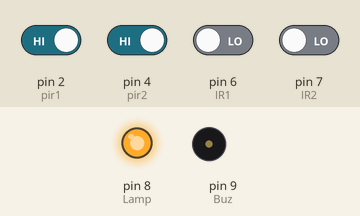
Simulated run of this sketch. Board: Arduino Uno, built with avr-gcc and run on an emulated ATmega328P. Shown: output pins drawn as LEDs (lit = HIGH), buzzer (waves = sounding, pin HIGH). Inputs (shaded band) come from the test bench; at power-on: pin 2 (pir1), pin 4 (pir2) HIGH, pin 6 (IR1), pin 7 (IR2) LOW.

Above: at 1.2 s.
1.3 s: pin 4 (pir2) driven LOW
2.8 s: pin 2 (pir1) driven LOW
At 3.1 s:
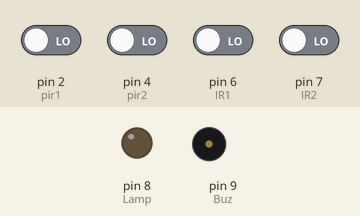
4.3 s: pin 6 (IR1) driven HIGH
At 6.2 s:
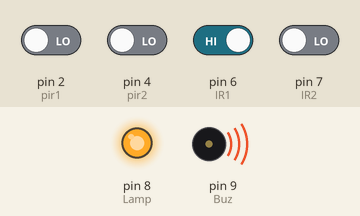
6.8 s: pin 6 (IR1) driven LOW
At 7.7 s:
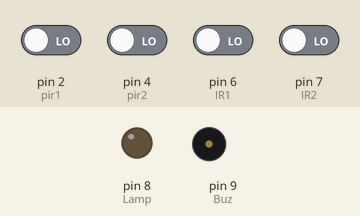
Timing chart, 0 to 9.8 s (numbered marks = the images above; inputs shaded):
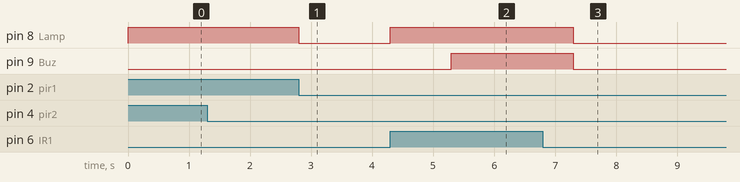

The sketch:

Code.ino
```cpp
int pir1 = 2;
int pir2 = 4;
int IR1 = 6;
int IR2 = 7;
int Lamp= 8;
int Buz= 9;

void setup()
{
  Serial.begin(9600);
  pinMode(Lamp, OUTPUT);
  pinMode(Buz, OUTPUT);
  pinMode(pir1, INPUT);
  pinMode(pir2, INPUT);
  pinMode(IR1 , INPUT);
  pinMode(IR2 , INPUT);

  digitalWrite(Lamp, LOW); //initially lamp remains off
  digitalWrite(Buz, LOW); //initially buz remains off
}


void loop()
{
     if((digitalRead (pir1)==LOW) && (digitalRead (pir2)==LOW) && ((digitalRead (IR1)==HIGH)||(digitalRead (IR2)==HIGH) ))
          {
             digitalWrite(Lamp, HIGH);
             delay(1000);

             if(digitalRead (pir2)==HIGH)
                 {
                     digitalWrite(Buz, LOW);
                 }
             else
                 {
                   digitalWrite(Buz, HIGH);
                 }
           }

     else if ((digitalRead (pir1)==LOW) && (digitalRead (pir2)==HIGH) && ((digitalRead (IR1)==LOW)||(digitalRead (IR2)==LOW)) )
           {
             digitalWrite(Lamp, HIGH);

             digitalWrite(Buz, LOW);
           }

     else if ((digitalRead (pir1)==LOW) && (digitalRead (pir2)==HIGH) && ((digitalRead (IR1)==HIGH)||(digitalRead (IR2)==HIGH) ))
           {
             digitalWrite(Lamp, HIGH);

             digitalWrite(Buz, LOW);
           }

    else if ((digitalRead (pir1)==HIGH) && (digitalRead (pir2)==LOW) && ((digitalRead (IR1)==LOW)||(digitalRead (IR2)==LOW)) )
           {
             digitalWrite(Lamp, HIGH);

             digitalWrite(Buz, LOW);
           }

     else if ((digitalRead (pir1)==HIGH) && (digitalRead (pir2)==LOW) && ((digitalRead (IR1)==HIGH)||(digitalRead (IR2)==HIGH)) )
           {
             digitalWrite(Lamp, HIGH);
             delay(1000);

             if(digitalRead (pir2)==HIGH)
                 {
                     digitalWrite(Buz, LOW);
                 }
             else
                 {
                   digitalWrite(Buz, HIGH);
                 }
           }

     else if ((digitalRead (pir1)==HIGH) && (digitalRead (pir2)==HIGH) && ((digitalRead (IR1)==LOW)||(digitalRead (IR2)==LOW)) )
           {
             digitalWrite(Lamp, HIGH);

             digitalWrite(Buz, LOW);
           }

     else if ((digitalRead (pir1)==HIGH) && (digitalRead (pir2)==HIGH) && ((digitalRead (IR1)==HIGH)||(digitalRead (IR2)==HIGH) ))
           {
             digitalWrite(Lamp, HIGH);

             digitalWrite(Buz, LOW);
           }


     else
           {
             digitalWrite(Lamp, LOW);

             digitalWrite(Buz, LOW);
           }
}
```

Measured:
- after the input at 2.8 s, pin 8 (Lamp): HIGH → LOW at once
- after the input at 4.3 s, pin 8 (Lamp): LOW → HIGH at once; pin 9 (Buz): LOW → HIGH after 1.0 s
- after the input at 6.8 s, pin 8 (Lamp), pin 9 (Buz): HIGH → LOW after 0.50 s
